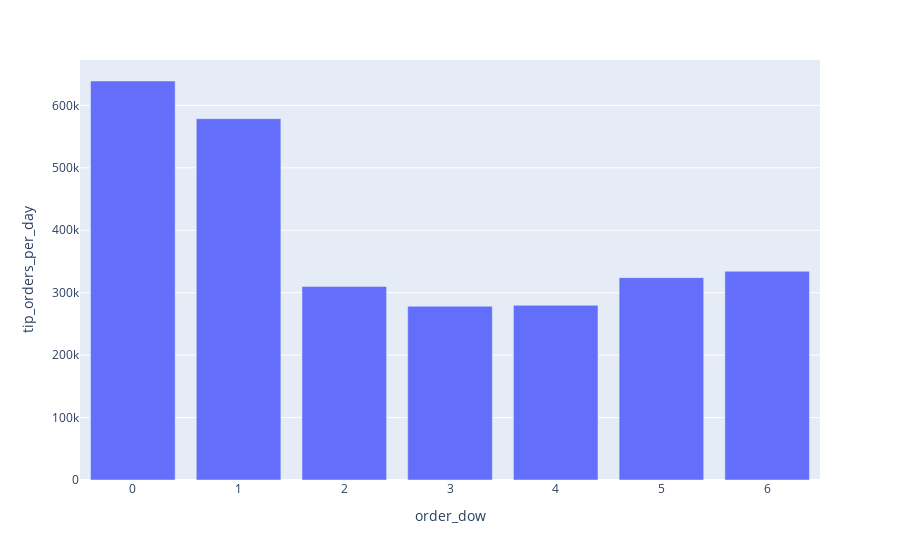

This figure's notebook cell:
### Code cell
px.bar(df.loc[df.tip == 1].groupby(["order_dow"], as_index= False).agg(tip_orders_per_day = ("index", "count")), x= "order_dow", y= "tip_orders_per_day")

### Figure 1 — Plotly figure (JSON) as saved in the notebook; plotly's stock layout.template omitted (floating-point values rounded to 4 significant figures)
{"data": [{"alignmentgroup": "True", "hovertemplate": "order_dow=%{x}<br>tip_orders_per_day=%{y}<extra></extra>", "legendgroup": "", "marker": {"color": "#636efa", "pattern": {"shape": ""}}, "name": "", "offsetgroup": "", "orientation": "v", "showlegend": false, "textposition": "auto", "type": "bar", "x": [0, 1, 2, 3, 4, 5, 6], "xaxis": "x", "y": [639096, 578707, 310134, 278217, 279771, 324113, 334309], "yaxis": "y"}], "layout": {"barmode": "relative", "legend": {"tracegroupgap": 0}, "margin": {"t": 60}, "xaxis": {"anchor": "y", "domain": [0, 1], "title": {"text": "order_dow"}}, "yaxis": {"anchor": "x", "domain": [0, 1], "title": {"text": "tip_orders_per_day"}}}}
